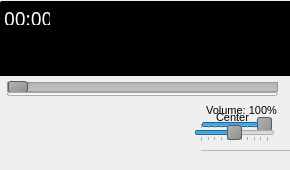
<?xml version="1.0" encoding="UTF-8"?>
<ui version="4.0">
 <class>SimplyWindow</class>
 <widget class="QMainWindow" name="SimplyWindow">
  <property name="geometry">
   <rect>
    <x>0</x>
    <y>0</y>
    <width>290</width>
    <height>170</height>
   </rect>
  </property>
  <property name="sizePolicy">
   <sizepolicy hsizetype="Expanding" vsizetype="Expanding">
    <horstretch>1</horstretch>
    <verstretch>1</verstretch>
   </sizepolicy>
  </property>
  <property name="minimumSize">
   <size>
    <width>290</width>
    <height>170</height>
   </size>
  </property>
  <property name="maximumSize">
   <size>
    <width>290</width>
    <height>180</height>
   </size>
  </property>
  <property name="sizeIncrement">
   <size>
    <width>1</width>
    <height>1</height>
   </size>
  </property>
  <property name="mouseTracking">
   <bool>true</bool>
  </property>
  <property name="windowTitle">
   <string>SimplyPlayer</string>
  </property>
  <property name="windowOpacity">
   <double>0.900000000000000</double>
  </property>
  <property name="styleSheet">
   <string notr="true"> QMainWindow {



 }</string>
  </property>
  <widget class="QWidget" name="centralWidget">
   <property name="sizePolicy">
    <sizepolicy hsizetype="Expanding" vsizetype="Expanding">
     <horstretch>5</horstretch>
     <verstretch>5</verstretch>
    </sizepolicy>
   </property>
   <property name="mouseTracking">
    <bool>true</bool>
   </property>
   <property name="layoutDirection">
    <enum>Qt::LeftToRight</enum>
   </property>
   <property name="styleSheet">
    <string notr="true">QSimplyWidget
{
background-image: url(&quot;C:\Users\Szymon\Desktop\GFX\dark-metal-texture.jpg&quot;);
background-repeat: no-repeat;
border: none;
}</string>
   </property>
   <widget class="QSlider" name="Volume">
    <property name="geometry">
     <rect>
      <x>201</x>
      <y>117</y>
      <width>71</width>
      <height>16</height>
     </rect>
    </property>
    <property name="focusPolicy">
     <enum>Qt::NoFocus</enum>
    </property>
    <property name="styleSheet">
     <string notr="true">QSlider::handle:horizontal 
{
	background: qlineargradient(x1:0, y1:0, x2:1, y2:1, stop:0 #b4b4b4, stop:1 #8f8f8f);
	border: 1px solid #5c5c5c;
	width: 18px;
    height: 5px;
	margin: -2px 0; 
	border-radius: 3px;
 }
</string>
    </property>
    <property name="maximum">
     <number>100</number>
    </property>
    <property name="value">
     <number>100</number>
    </property>
    <property name="orientation">
     <enum>Qt::Horizontal</enum>
    </property>
   </widget>
   <widget class="QSlider" name="Balance">
    <property name="geometry">
     <rect>
      <x>194</x>
      <y>123</y>
      <width>81</width>
      <height>19</height>
     </rect>
    </property>
    <property name="focusPolicy">
     <enum>Qt::NoFocus</enum>
    </property>
    <property name="styleSheet">
     <string notr="true">QSlider::handle:horizontal 
{
	background: qlineargradient(x1:0, y1:0, x2:1, y2:1, stop:0 #b4b4b4, stop:1 #8f8f8f);
	border: 1px solid #5c5c5c;
	width: 18px;
	margin: -2px 0; 
	border-radius: 3px;
 }
</string>
    </property>
    <property name="minimum">
     <number>-50</number>
    </property>
    <property name="maximum">
     <number>50</number>
    </property>
    <property name="value">
     <number>0</number>
    </property>
    <property name="orientation">
     <enum>Qt::Horizontal</enum>
    </property>
    <property name="tickPosition">
     <enum>QSlider::TicksBothSides</enum>
    </property>
   </widget>
   <widget class="QWidget" name="widget" native="true">
    <property name="geometry">
     <rect>
      <x>0</x>
      <y>79</y>
      <width>291</width>
      <height>21</height>
     </rect>
    </property>
    <widget class="QSlider" name="trackbar">
     <property name="enabled">
      <bool>false</bool>
     </property>
     <property name="geometry">
      <rect>
       <x>7</x>
       <y>0</y>
       <width>271</width>
       <height>16</height>
      </rect>
     </property>
     <property name="focusPolicy">
      <enum>Qt::NoFocus</enum>
     </property>
     <property name="styleSheet">
      <string notr="true"> QSlider::groove:horizontal {
     border: 1px solid #999999;
     height: 8px; /* the groove expands to the size of the slider by default. by giving it a height, it has a fixed size */
     background: qlineargradient(x1:0, y1:0, x2:0, y2:1, stop:0 #B1B1B1, stop:1 #c4c4c4);
     margin: 2px 0;
 }

 QSlider::handle:horizontal {
     background: qlineargradient(x1:0, y1:0, x2:1, y2:1, stop:0 #b4b4b4, stop:1 #8f8f8f);
     border: 1px solid #5c5c5c;
     width: 18px;
     margin: -2px 0; /* handle is placed by default on the contents rect of the groove. Expand outside the groove */
     border-radius: 3px;
 }</string>
     </property>
     <property name="singleStep">
      <number>50</number>
     </property>
     <property name="orientation">
      <enum>Qt::Horizontal</enum>
     </property>
     <property name="tickPosition">
      <enum>QSlider::NoTicks</enum>
     </property>
    </widget>
    <widget class="QProgressBar" name="buffered">
     <property name="geometry">
      <rect>
       <x>7</x>
       <y>13</y>
       <width>271</width>
       <height>4</height>
      </rect>
     </property>
     <property name="value">
      <number>0</number>
     </property>
     <property name="textVisible">
      <bool>false</bool>
     </property>
     <property name="invertedAppearance">
      <bool>false</bool>
     </property>
     <property name="format">
      <string/>
     </property>
    </widget>
   </widget>
   <widget class="QFrame" name="SpectrumPanel">
    <property name="geometry">
     <rect>
      <x>0</x>
      <y>1</y>
      <width>341</width>
      <height>51</height>
     </rect>
    </property>
    <property name="styleSheet">
     <string notr="true">#centralWidget QFrame
{
background-color: black;
border-radius: 2px;
}</string>
    </property>
    <property name="frameShape">
     <enum>QFrame::WinPanel</enum>
    </property>
    <property name="frameShadow">
     <enum>QFrame::Raised</enum>
    </property>
    <property name="lineWidth">
     <number>3</number>
    </property>
    <property name="midLineWidth">
     <number>1</number>
    </property>
    <widget class="SpectrumAnalyzer" name="Spectrum">
     <property name="geometry">
      <rect>
       <x>50</x>
       <y>0</y>
       <width>260</width>
       <height>41</height>
      </rect>
     </property>
     <property name="palette">
      <palette>
       <active>
        <colorrole role="Button">
         <brush brushstyle="SolidPattern">
          <color alpha="255">
           <red>0</red>
           <green>0</green>
           <blue>0</blue>
          </color>
         </brush>
        </colorrole>
        <colorrole role="Base">
         <brush brushstyle="SolidPattern">
          <color alpha="255">
           <red>0</red>
           <green>0</green>
           <blue>0</blue>
          </color>
         </brush>
        </colorrole>
        <colorrole role="Window">
         <brush brushstyle="SolidPattern">
          <color alpha="255">
           <red>0</red>
           <green>0</green>
           <blue>0</blue>
          </color>
         </brush>
        </colorrole>
        <colorrole role="Shadow">
         <brush brushstyle="SolidPattern">
          <color alpha="255">
           <red>255</red>
           <green>255</green>
           <blue>255</blue>
          </color>
         </brush>
        </colorrole>
       </active>
       <inactive>
        <colorrole role="Button">
         <brush brushstyle="SolidPattern">
          <color alpha="255">
           <red>0</red>
           <green>0</green>
           <blue>0</blue>
          </color>
         </brush>
        </colorrole>
        <colorrole role="Base">
         <brush brushstyle="SolidPattern">
          <color alpha="255">
           <red>0</red>
           <green>0</green>
           <blue>0</blue>
          </color>
         </brush>
        </colorrole>
        <colorrole role="Window">
         <brush brushstyle="SolidPattern">
          <color alpha="255">
           <red>0</red>
           <green>0</green>
           <blue>0</blue>
          </color>
         </brush>
        </colorrole>
        <colorrole role="Shadow">
         <brush brushstyle="SolidPattern">
          <color alpha="255">
           <red>255</red>
           <green>255</green>
           <blue>255</blue>
          </color>
         </brush>
        </colorrole>
       </inactive>
       <disabled>
        <colorrole role="Button">
         <brush brushstyle="SolidPattern">
          <color alpha="255">
           <red>0</red>
           <green>0</green>
           <blue>0</blue>
          </color>
         </brush>
        </colorrole>
        <colorrole role="Base">
         <brush brushstyle="SolidPattern">
          <color alpha="255">
           <red>0</red>
           <green>0</green>
           <blue>0</blue>
          </color>
         </brush>
        </colorrole>
        <colorrole role="Window">
         <brush brushstyle="SolidPattern">
          <color alpha="255">
           <red>0</red>
           <green>0</green>
           <blue>0</blue>
          </color>
         </brush>
        </colorrole>
        <colorrole role="Shadow">
         <brush brushstyle="SolidPattern">
          <color alpha="255">
           <red>255</red>
           <green>255</green>
           <blue>255</blue>
          </color>
         </brush>
        </colorrole>
       </disabled>
      </palette>
     </property>
     <property name="styleSheet">
      <string notr="true">#centralWidget QFrame
{
background-color: black;
}</string>
     </property>
    </widget>
    <widget class="QLabel" name="Panel">
     <property name="geometry">
      <rect>
       <x>4</x>
       <y>11</y>
       <width>46</width>
       <height>13</height>
      </rect>
     </property>
     <property name="font">
      <font>
       <family>LCD</family>
       <pointsize>14</pointsize>
      </font>
     </property>
     <property name="styleSheet">
      <string notr="true">QLabel
{
color:white;
}</string>
     </property>
     <property name="text">
      <string>00:00</string>
     </property>
     <property name="textFormat">
      <enum>Qt::PlainText</enum>
     </property>
    </widget>
    <widget class="SimplyImageView" name="graphicsView">
     <property name="geometry">
      <rect>
       <x>120</x>
       <y>10</y>
       <width>100</width>
       <height>100</height>
      </rect>
     </property>
     <property name="frameShape">
      <enum>QFrame::NoFrame</enum>
     </property>
     <property name="verticalScrollBarPolicy">
      <enum>Qt::ScrollBarAlwaysOff</enum>
     </property>
     <property name="horizontalScrollBarPolicy">
      <enum>Qt::ScrollBarAlwaysOff</enum>
     </property>
    </widget>
   </widget>
   <widget class="QFrame" name="frame">
    <property name="geometry">
     <rect>
      <x>-1</x>
      <y>47</y>
      <width>291</width>
      <height>16</height>
     </rect>
    </property>
    <property name="styleSheet">
     <string notr="true">#centralWidget QFrame {

background-color: black;
} 
</string>
    </property>
    <property name="frameShape">
     <enum>QFrame::NoFrame</enum>
    </property>
    <property name="frameShadow">
     <enum>QFrame::Plain</enum>
    </property>
    <widget class="QLabel" name="SongName">
     <property name="geometry">
      <rect>
       <x>-59</x>
       <y>1</y>
       <width>61</width>
       <height>16</height>
      </rect>
     </property>
     <property name="sizePolicy">
      <sizepolicy hsizetype="Fixed" vsizetype="Fixed">
       <horstretch>0</horstretch>
       <verstretch>0</verstretch>
      </sizepolicy>
     </property>
     <property name="font">
      <font>
       <family>Tahoma</family>
       <stylestrategy>PreferAntialias</stylestrategy>
      </font>
     </property>
     <property name="styleSheet">
      <string notr="true">#centralWidget QLabel
{
color: rgba(255, 255,255, 60%);
}</string>
     </property>
     <property name="text">
      <string>TextLabel</string>
     </property>
     <property name="scaledContents">
      <bool>true</bool>
     </property>
    </widget>
   </widget>
   <widget class="QLabel" name="Vollabel">
    <property name="geometry">
     <rect>
      <x>201</x>
      <y>100</y>
      <width>81</width>
      <height>20</height>
     </rect>
    </property>
    <property name="font">
     <font>
      <pointsize>8</pointsize>
     </font>
    </property>
    <property name="text">
     <string>Volume: 100%</string>
    </property>
    <property name="alignment">
     <set>Qt::AlignCenter</set>
    </property>
   </widget>
   <widget class="QLabel" name="Ballabel">
    <property name="geometry">
     <rect>
      <x>202</x>
      <y>107</y>
      <width>61</width>
      <height>20</height>
     </rect>
    </property>
    <property name="font">
     <font>
      <pointsize>8</pointsize>
     </font>
    </property>
    <property name="text">
     <string>Center</string>
    </property>
    <property name="alignment">
     <set>Qt::AlignCenter</set>
    </property>
   </widget>
   <widget class="QFrame" name="Border">
    <property name="geometry">
     <rect>
      <x>0</x>
      <y>60</y>
      <width>291</width>
      <height>16</height>
     </rect>
    </property>
    <property name="styleSheet">
     <string notr="true">#centralWidget QFrame {

background-color: black;
} 
</string>
    </property>
    <property name="frameShape">
     <enum>QFrame::NoFrame</enum>
    </property>
    <property name="frameShadow">
     <enum>QFrame::Plain</enum>
    </property>
   </widget>
   <widget class="QWidget" name="layoutWidget">
    <property name="geometry">
     <rect>
      <x>6</x>
      <y>106</y>
      <width>191</width>
      <height>32</height>
     </rect>
    </property>
    <property name="minimumSize">
     <size>
      <width>31</width>
      <height>31</height>
     </size>
    </property>
    <layout class="QHBoxLayout" name="horizontalLayout_2">
     <property name="spacing">
      <number>1</number>
     </property>
     <item>
      <widget class="QPushButton" name="Backward">
       <property name="minimumSize">
        <size>
         <width>20</width>
         <height>20</height>
        </size>
       </property>
       <property name="focusPolicy">
        <enum>Qt::NoFocus</enum>
       </property>
       <property name="styleSheet">
        <string notr="true">#centralWidget QPushButton
{
margin-top: 1px;
margin-left: 1px;
background-image: url(&quot;:/normal/Backward&quot;);
background-repeat: no-repeat;
border: none;
}

#centralWidget QPushButton:hover
{
margin-top: 0px;
margin-left: 0px;
background-image: url(&quot;:/hot/Backward&quot;);
background-repeat: no-repeat;
border: none;
}

#centralWidget QPushButton:pressed
{
margin-top: 1px;
margin-left: 1px;
background-image: url(&quot;:/sown/Backward&quot;);
background-repeat: no-repeat;
border: none;
}</string>
       </property>
       <property name="text">
        <string/>
       </property>
       <property name="iconSize">
        <size>
         <width>256</width>
         <height>256</height>
        </size>
       </property>
      </widget>
     </item>
     <item>
      <widget class="QPushButton" name="Play">
       <property name="minimumSize">
        <size>
         <width>20</width>
         <height>20</height>
        </size>
       </property>
       <property name="focusPolicy">
        <enum>Qt::NoFocus</enum>
       </property>
       <property name="styleSheet">
        <string notr="true">#centralWidget QPushButton
{
margin-top: 1px;
margin-left: 1px;
background-image: url(&quot;:/normal/Play&quot;);
background-repeat: no-repeat;
border: none;
}

#centralWidget QPushButton:hover
{
margin-top: 0px;
margin-left: 0px;
background-image: url(&quot;:/hot/Play&quot;);
background-repeat: no-repeat;
border: none;
}

#centralWidget QPushButton:pressed
{
margin-top: 1px;
margin-left: 1px;
background-image: url(&quot;:/sown/Play&quot;);
background-repeat: no-repeat;
border: none;
}</string>
       </property>
       <property name="text">
        <string/>
       </property>
       <property name="iconSize">
        <size>
         <width>256</width>
         <height>256</height>
        </size>
       </property>
      </widget>
     </item>
     <item>
      <widget class="QPushButton" name="Stop">
       <property name="minimumSize">
        <size>
         <width>20</width>
         <height>20</height>
        </size>
       </property>
       <property name="focusPolicy">
        <enum>Qt::NoFocus</enum>
       </property>
       <property name="styleSheet">
        <string notr="true">#centralWidget QPushButton
{
margin-top: 1px;
margin-left: 1px;
background-image: url(&quot;:/normal/Stop&quot;);
background-repeat: no-repeat;
border: none;
}

#centralWidget QPushButton:hover
{
margin-top: 0px;
margin-left: 0px;
background-image: url(&quot;:/hot/Stop&quot;);
background-repeat: no-repeat;
border: none;
}

#centralWidget QPushButton:pressed
{
margin-top: 1px;
margin-left: 1px;
background-image: url(&quot;:/sown/Stop&quot;);
background-repeat: no-repeat;
border: none;
}</string>
       </property>
       <property name="text">
        <string/>
       </property>
       <property name="iconSize">
        <size>
         <width>256</width>
         <height>256</height>
        </size>
       </property>
      </widget>
     </item>
     <item>
      <widget class="QPushButton" name="Forward">
       <property name="minimumSize">
        <size>
         <width>20</width>
         <height>20</height>
        </size>
       </property>
       <property name="focusPolicy">
        <enum>Qt::NoFocus</enum>
       </property>
       <property name="styleSheet">
        <string notr="true">#centralWidget QPushButton
{
margin-top: 1px;
margin-left: 1px;
background-image: url(&quot;:/normal/Forward&quot;);
background-repeat: no-repeat;
border: none;
}

#centralWidget QPushButton:hover
{
margin-top: 0px;
margin-left: 0px;
background-image: url(&quot;:/hot/Forward&quot;);
background-repeat: no-repeat;
border: none;
}

#centralWidget QPushButton:pressed
{
margin-top: 1px;
margin-left: 1px;
background-image: url(&quot;:/sown/Forward&quot;);
background-repeat: no-repeat;
border: none;
}</string>
       </property>
       <property name="text">
        <string/>
       </property>
       <property name="iconSize">
        <size>
         <width>256</width>
         <height>256</height>
        </size>
       </property>
      </widget>
     </item>
    </layout>
   </widget>
   <widget class="TabWidget" name="tabWidget">
    <property name="geometry">
     <rect>
      <x>5</x>
      <y>170</y>
      <width>281</width>
      <height>301</height>
     </rect>
    </property>
    <property name="sizePolicy">
     <sizepolicy hsizetype="Minimum" vsizetype="Minimum">
      <horstretch>0</horstretch>
      <verstretch>0</verstretch>
     </sizepolicy>
    </property>
    <property name="minimumSize">
     <size>
      <width>30</width>
      <height>30</height>
     </size>
    </property>
    <property name="sizeIncrement">
     <size>
      <width>0</width>
      <height>100</height>
     </size>
    </property>
    <property name="font">
     <font>
      <stylestrategy>PreferAntialias</stylestrategy>
     </font>
    </property>
    <property name="focusPolicy">
     <enum>Qt::NoFocus</enum>
    </property>
    <property name="layoutDirection">
     <enum>Qt::LeftToRight</enum>
    </property>
    <property name="styleSheet">
     <string notr="true"> QTabWidget::pane { /* The tab widget frame */
     /*border-top: 2px solid #C2C7CB;*/


 }

 QTabWidget::tab-bar {
     left: 3px; /* move to the right by 5px */
 }

 /* Style the tab using the tab sub-control. Note that
     it reads QTabBar _not_ QTabWidget */
 QTabBar::tab {
     background: qlineargradient(x1: 0, y1: 0, x2: 0, y2: 1,
                                 stop: 0 #E1E1E1, stop: 0.4 #DDDDDD,
                                 stop: 0.5 #D8D8D8, stop: 1.0 #D3D3D3);
     border: 1px solid black;
     border-bottom-color:black; /* same as the pane color */
     border-top-left-radius: 4px;
     border-top-right-radius: 4px;
     min-width: 10px;
     padding: 1px;
 }

 QTabBar::tab:selected, QTabBar::tab:hover {
     background: qlineargradient(x1: 0, y1: 0, x2: 0, y2: 1,
                                 stop: 0 #fafafa, stop: 0.4 #f4f4f4,
                                 stop: 0.5 #e7e7e7, stop: 1.0 #fafafa);
 }

 QTabBar::tab:selected {
     border-color: #9B9B9B;
     border-bottom-color: #C2C7CB; /* same as pane color */
 }

 QTabBar::tab:!selected {
     margin-top: 2px; /* make non-selected tabs look smaller */
 }</string>
    </property>
    <property name="tabPosition">
     <enum>QTabWidget::North</enum>
    </property>
    <property name="tabShape">
     <enum>QTabWidget::Rounded</enum>
    </property>
    <property name="currentIndex">
     <number>-1</number>
    </property>
    <property name="tabsClosable">
     <bool>false</bool>
    </property>
    <property name="movable">
     <bool>true</bool>
    </property>
   </widget>
   <widget class="QLineEdit" name="findEdit">
    <property name="geometry">
     <rect>
      <x>16</x>
      <y>452</y>
      <width>131</width>
      <height>20</height>
     </rect>
    </property>
    <property name="styleSheet">
     <string notr="true">QWidget
{
margin : 2px;
margin-left: 12px;
border: 2px;
border-color: black;
}</string>
    </property>
    <property name="placeholderText">
     <string>Search</string>
    </property>
   </widget>
   <widget class="SimplyExpander" name="widget_3" native="true">
    <property name="geometry">
     <rect>
      <x>1</x>
      <y>140</y>
      <width>290</width>
      <height>21</height>
     </rect>
    </property>
    <widget class="QTextBrowser" name="textBrowser">
     <property name="geometry">
      <rect>
       <x>200</x>
       <y>10</y>
       <width>100</width>
       <height>100</height>
      </rect>
     </property>
     <property name="readOnly">
      <bool>true</bool>
     </property>
    </widget>
   </widget>
   <zorder>Border</zorder>
   <zorder>Volume</zorder>
   <zorder>Balance</zorder>
   <zorder>widget</zorder>
   <zorder>SpectrumPanel</zorder>
   <zorder>frame</zorder>
   <zorder>Vollabel</zorder>
   <zorder>Ballabel</zorder>
   <zorder>layoutWidget</zorder>
   <zorder>tabWidget</zorder>
   <zorder>findEdit</zorder>
   <zorder>widget_3</zorder>
  </widget>
  <widget class="QStatusBar" name="statusBar">
   <property name="sizeGripEnabled">
    <bool>false</bool>
   </property>
  </widget>
 </widget>
 <layoutdefault spacing="6" margin="11"/>
 <customwidgets>
  <customwidget>
   <class>TabWidget</class>
   <extends>QTabWidget</extends>
   <header>TabWidget.h</header>
   <container>1</container>
  </customwidget>
  <customwidget>
   <class>SpectrumAnalyzer</class>
   <extends>QFrame</extends>
   <header>spectrumanalyzer.h</header>
   <container>1</container>
  </customwidget>
  <customwidget>
   <class>SimplyExpander</class>
   <extends>QWidget</extends>
   <header>simplyexpander.h</header>
   <container>1</container>
  </customwidget>
  <customwidget>
   <class>SimplyImageView</class>
   <extends>QGraphicsView</extends>
   <header>simplyimageview.h</header>
  </customwidget>
 </customwidgets>
 <resources/>
 <connections/>
</ui>
